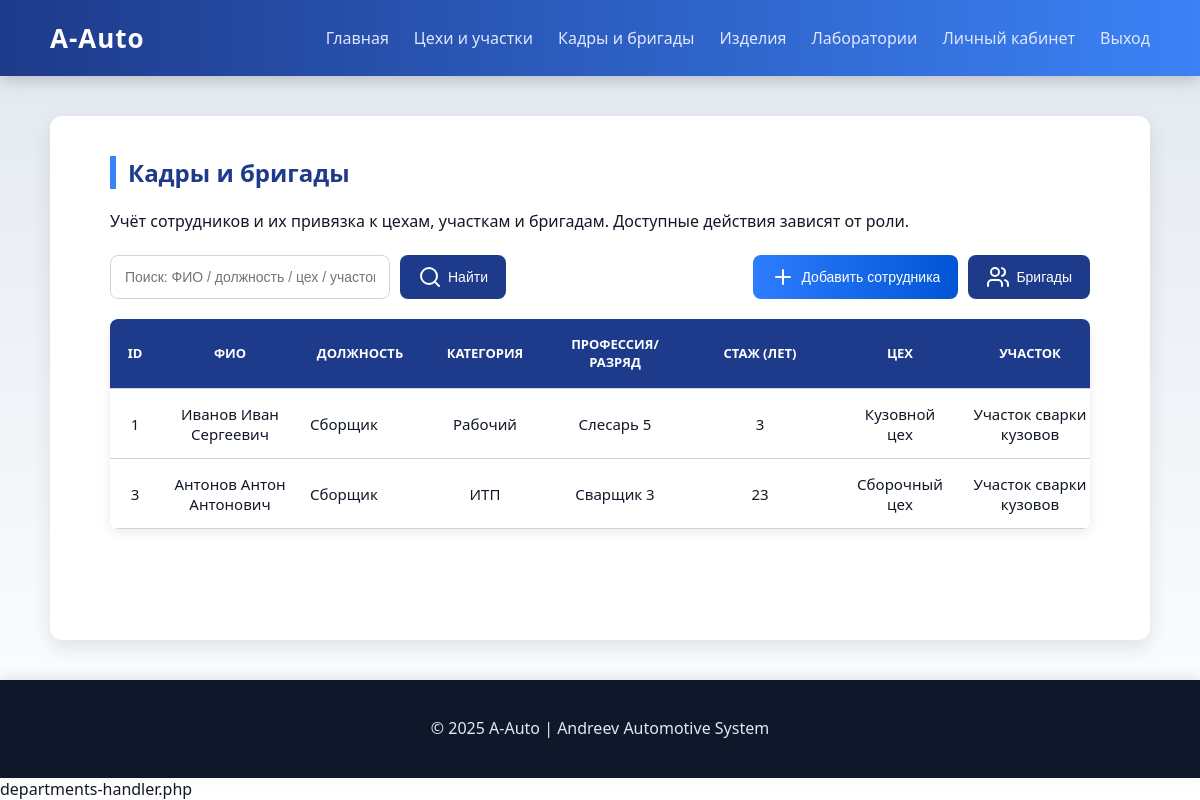
/public/employees.php (signed in), run on the app's committed database.
### tables this page shows
CREATE TABLE `employees` (
  `id` int(10) UNSIGNED NOT NULL,
  `last_name` varchar(80) NOT NULL,
  `first_name` varchar(80) NOT NULL,
  `patronymic` varchar(80) DEFAULT NULL,
  `position` varchar(120) NOT NULL,
  `category` enum('ИТП','Рабочий') NOT NULL,
  `profession` varchar(120) DEFAULT NULL,
  `grade` varchar(32) DEFAULT NULL,
  `experience_years` tinyint(3) UNSIGNED DEFAULT NULL,
  `phone` varchar(32) DEFAULT NULL,
  `email` varchar(120) DEFAULT NULL,
  `department_id` int(10) UNSIGNED DEFAULT NULL,
  `section_id` int(10) UNSIGNED DEFAULT NULL,
  `brigade_id` int(10) UNSIGNED DEFAULT NULL,
  `hire_date` date DEFAULT NULL,
  `status` enum('работает','уволен') NOT NULL DEFAULT 'работает',
  `user_id` int(10) UNSIGNED DEFAULT NULL
);

CREATE TABLE `departments` (
  `id` int(10) UNSIGNED NOT NULL,
  `name` varchar(120) NOT NULL,
  `chief` varchar(100) DEFAULT NULL,
  `description` text DEFAULT NULL
);

CREATE TABLE `sections` (
  `id` int(10) UNSIGNED NOT NULL,
  `department_id` int(10) UNSIGNED NOT NULL,
  `name` varchar(120) NOT NULL,
  `supervisor` varchar(100) DEFAULT NULL,
  `description` text DEFAULT NULL
);

### includes/auth.php (called while the page is built, shortened)
<?php
function role_id() {
  return $_SESSION['user']['role_id'] ?? null;
}
function can($ability) {
  $role = role_id();
  $map = [
    'departments.view' => [ROLE_ADMIN, ROLE_ENGINEER, ROLE_WORKER],
    'departments.create' => [ROLE_ADMIN, ROLE_ENGINEER],
    'departments.edit'   => [ROLE_ADMIN, ROLE_ENGINEER],
    'departments.delete' => [ROLE_ADMIN],
    'sections.view'  => [ROLE_ADMIN, ROLE_ENGINEER, ROLE_WORKER],
    'sections.create'=> [ROLE_ADMIN, ROLE_ENGINEER],
    'sections.edit'  => [ROLE_ADMIN, ROLE_ENGINEER],
    'sections.delete'=> [ROLE_ADMIN],
    'brigades.view'  => [ROLE_ADMIN, ROLE_ENGINEER, ROLE_WORKER],
    'brigades.create'=> [ROLE_ADMIN, ROLE_ENGINEER],
    'brigades.edit'  => [ROLE_ADMIN, ROLE_ENGINEER],
    'brigades.delete'=> [ROLE_ADMIN],
    'employees.view' => [ROLE_ADMIN, ROLE_ENGINEER, ROLE_WORKER],
    'employees.create'=>[ROLE_ADMIN],
    'employees.edit'  =>[ROLE_ADMIN],
    'employees.delete'=>[ROLE_ADMIN],
    'products.view'  => [ROLE_ADMIN, ROLE_ENGINEER, ROLE_WORKER],
    'products.create'=>[ROLE_ADMIN, ROLE_ENGINEER],
    'products.edit'  =>[ROLE_ADMIN, ROLE_ENGINEER],
    'products.delete'=>[ROLE_ADMIN],
    'labs.view'   => [ROLE_ADMIN, ROLE_ENGINEER, ROLE_WORKER],
    'labs.create' => [ROLE_ADMIN, ROLE_ENGINEER],
    'labs.edit'   => [ROLE_ADMIN, ROLE_ENGINEER],
    'labs.delete' => [ROLE_ADMIN],
    'users.manage' => [ROLE_ADMIN],
  ];
  return in_array($role, $map[$ability] ?? [], true);
}

### public/employees.php (the view, shortened to what this page needs)
<?php
require_once '../config/db.php';
require_once '../includes/auth.php';
include '../includes/header.php';
$q = trim($_GET['q'] ?? '');
$params = [];
$sql = "SELECT e.id,
               CONCAT(e.last_name, ' ', e.first_name, ' ', COALESCE(e.patronymic,'')) AS fio,
               e.position, e.category, e.profession, e.grade, e.experience_years,
               e.phone, e.email, e.hire_date, e.status,
               d.name AS dep_name,
               s.name AS sec_name,
               b.name AS brig_name
        FROM employees e
        LEFT JOIN departments d ON d.id = e.department_id
        LEFT JOIN sections    s ON s.id = e.section_id
        LEFT JOIN brigades    b ON b.id = e.brigade_id";
$sql .= " ORDER BY e.id ASC";
$stmt = $pdo->prepare($sql);
$stmt->execute($params);
$rows = $stmt->fetchAll(PDO::FETCH_ASSOC);
?>
<section>
  <h2>Кадры и бригады</h2>
  <p>Учёт сотрудников и их привязка к цехам, участкам и бригадам. Доступные действия зависят от роли.</p>
  <div class="actions-bar">
    <form class="search-form" method="get">
      <input type="text" name="q" value="<?= htmlspecialchars($q) ?>" placeholder="Поиск: ФИО / должность / цех / участок / бригада">
      <button class="btn search-btn" type="submit">
        <i data-lucide="search"></i> Найти
      </button>
    </form>
    <div style="display:flex; gap:10px;">
      <?php if (can('employees.create')): ?>
        <button type="button" class="btn add-btn" id="btnAddEmp">
          <i data-lucide="plus"></i> Добавить сотрудника
        </button>
      <?php endif; ?>
      <?php if (can('brigades.view')): ?>
        <button type="button" class="btn small-btn" id="btnOpenBrigades">
          <i data-lucide="users"></i> Бригады
        </button>
      <?php endif; ?>
    </div>
  </div>
  <div class="table-wrap">
    <table class="table-employees">
      <thead>
        <tr>
          <th>ID</th>
          <th>ФИО</th>
          <th>Должность</th>
          <th>Категория</th>
          <th>Профессия/разряд</th>
          <th>Стаж (лет)</th>
          <th>Цех</th>
          <th>Участок</th>
        </tr>
      </thead>
      <tbody>
      <?php if (!$rows): ?>
        <tr><td colspan="11">Сотрудников не найдено.</td></tr>
      <?php else: foreach ($rows as $r): ?>
        <tr>
          <td><?= (int)$r['id'] ?></td>
          <td><?= htmlspecialchars($r['fio']) ?></td>
          <td><?= htmlspecialchars($r['position']) ?></td>
          <td><?= htmlspecialchars($r['category']) ?></td>
          <td><?= htmlspecialchars(trim(($r['profession']??'').' '.($r['grade']??''))) ?></td>
          <td><?= htmlspecialchars($r['experience_years'] ?? '') ?></td>
          <td><?= htmlspecialchars($r['dep_name'] ?? '') ?></td>
          <td><?= htmlspecialchars($r['sec_name'] ?? '') ?></td>
        </tr>
      <?php endforeach; endif; ?>
      </tbody>
    </table>
  </div>
</section>
<?php include '../includes/footer.php'; ?>

### includes/header.php (shortened to what this page needs)
<?php
require_once __DIR__ . '/../includes/auth.php';
?>
<!DOCTYPE html>
<html lang="ru">
<head>
  <link rel="stylesheet" href="/A-Auto/assets/css/style.css">
</head>
<body>
<header>
  <h1><a href="/A-Auto/public/index.php" style="color:#fff;text-decoration:none;">A-Auto</a></h1>
  <nav>
    <a href="/A-Auto/public/index.php">Главная</a>
    <?php if (can('departments.view')): ?>
      <a href="/A-Auto/public/departments.php">Цехи и участки</a>
    <?php endif; ?>
    <?php if (can('employees.view')): ?>
      <a href="/A-Auto/public/employees.php">Кадры и бригады</a>
    <?php endif; ?>
    <?php if (can('products.view')): ?>
      <a href="/A-Auto/public/products.php">Изделия</a>
    <?php endif; ?>
    <?php if (can('labs.view')): ?>
      <a href="/A-Auto/public/labs.php">Лаборатории</a>
    <?php endif; ?>
    <?php if (!empty($_SESSION['user'])): ?>
      <a href="/A-Auto/public/personal-account.php">Личный кабинет</a>
      <a href="/A-Auto/public/logout.php">Выход</a>
    <?php else: ?>
      <a href="/A-Auto/public/login.php">Войти</a>
    <?php endif; ?>
  </nav>
</header>
<main>

### includes/footer.php (shortened to what this page needs)
<link rel="stylesheet" href="../A-Auto/assets/css/style.css">
</main>
<footer>
<p>© 2025 A-Auto | Andreev Automotive System</p>
</footer>
</body>
</html>

### public/employees.php (style rules this page uses)
.table-wrap { width:100%; overflow-x:auto; border-radius:10px; }
.table-employees { min-width:1080px; }

### data on the page
employees: id "1", fio "Иванов Иван Сергеевич", position "Сборщик", category "Рабочий", profession+grade "Слесарь 5", experience_years "3", department.name "Кузовной цех", section.name "Участок сварки кузовов"
employees: id "3", fio "Антонов Антон Антонович", position "Сборщик", category "ИТП", profession+grade "Сварщик 3", experience_years "23", department.name "Сборочный цех", section.name "Участок сварки кузовов"
